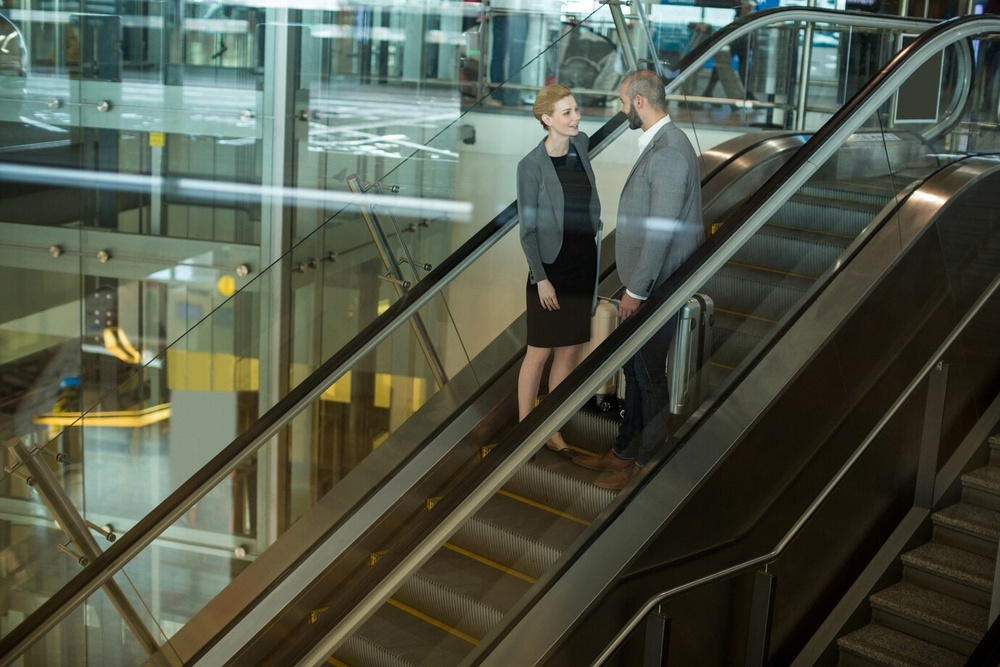
#> input picture tp4/c2.jpg, 1000 x 667 px, shrunk from 1380 x 920 before the run
$ python consigna2.py
#> lines starting #> are read from the running program, lines starting #| are printed output that depends on the picture; after the words box and inside, x2 and y2 are one past the last pixel; in counts of white or black regions, pixels touching at a corner belong together
import cv2
import numpy as np
import matplotlib.pyplot as plt

def hough_transform(image_path, threshold):
    # Cargar la imagen
#> called with image_path = 'c2.jpg', threshold = 100
    image = cv2.imread(image_path, cv2.IMREAD_GRAYSCALE)
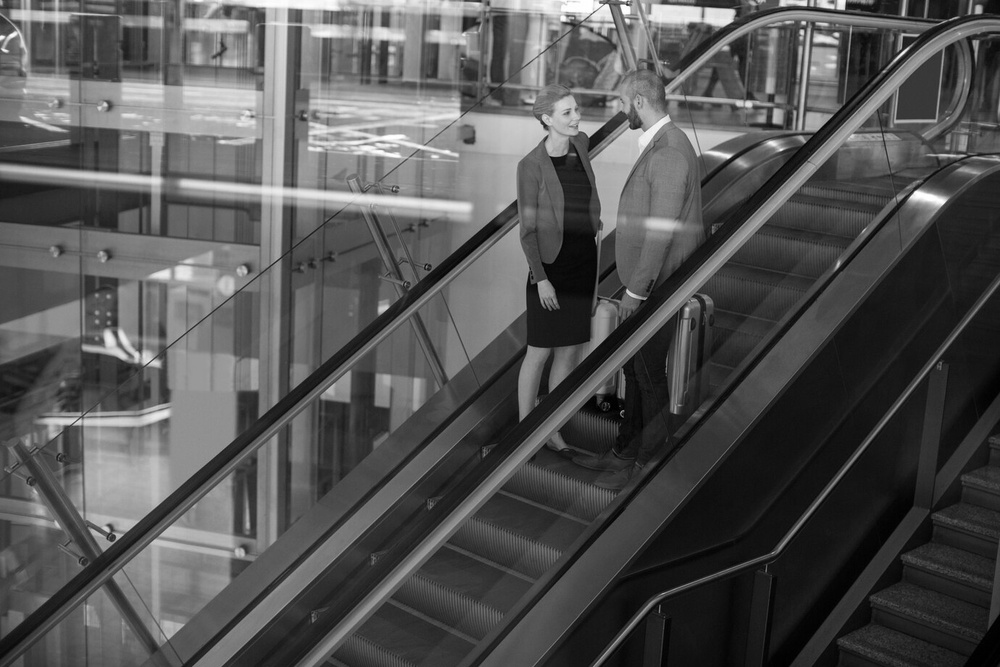
#> image: shape (667, 1000); min 0, max 255, mean 83.7

    # Aplicar el detector de bordes (Canny)
    edges = cv2.Canny(image, 50, 150, apertureSize=3)
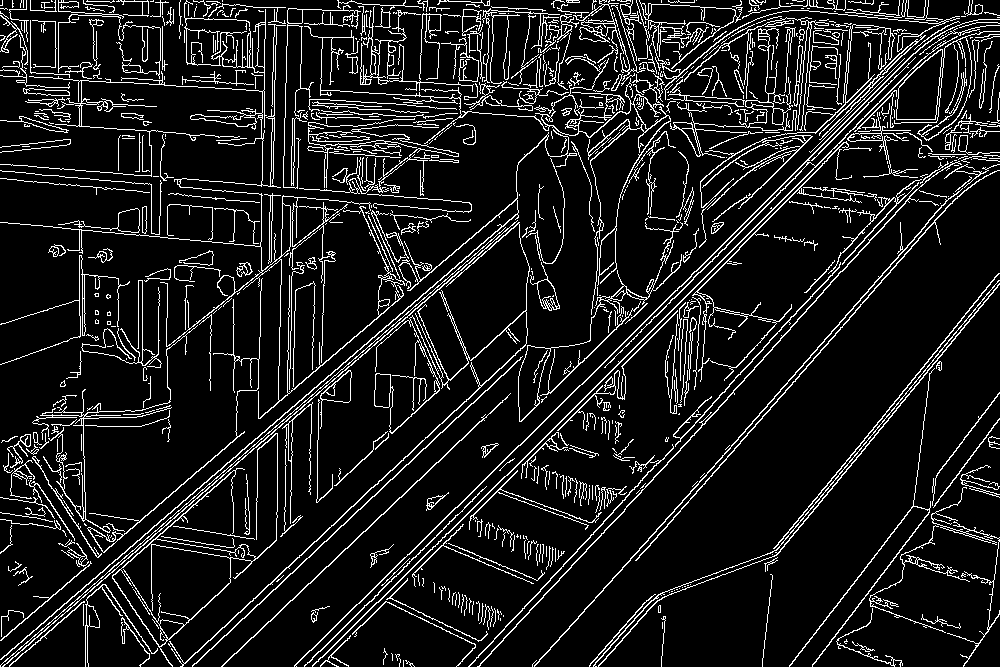
#> edges: shape (667, 1000); 10.6% white in thin lines or dots

    # Aplicar la Transformada de Hough
    lines = cv2.HoughLines(edges, 1, np.pi / 180, threshold)

    # Dibujar las líneas detectadas en la imagen original
    output_image = cv2.cvtColor(image, cv2.COLOR_GRAY2BGR)
    if lines is not None:
        for line in lines:
            rho, theta = line[0]
            a, b = np.cos(theta), np.sin(theta)
            x0, y0 = a * rho, b * rho
            x1, y1 = int(x0 + 1000 * (-b)), int(y0 + 1000 * (a))
            x2, y2 = int(x0 - 1000 * (-b)), int(y0 - 1000 * (a))
            cv2.line(output_image, (x1, y1), (x2, y2), (0, 0, 255), 2)
#> this loop made 7630 passes
#> (rho, theta, a, b, x0, y0, x1, y1) on passes 1 to 3: (694, 0.785, 0.707, 0.707, 490.7, 490.7, -216, 1197), (687, 0.785, 0.707, 0.707, 485.8, 485.8, -221, 1192), (508, 0.855, 0.656, 0.755, 333.3, 383.4, -421, 1039)
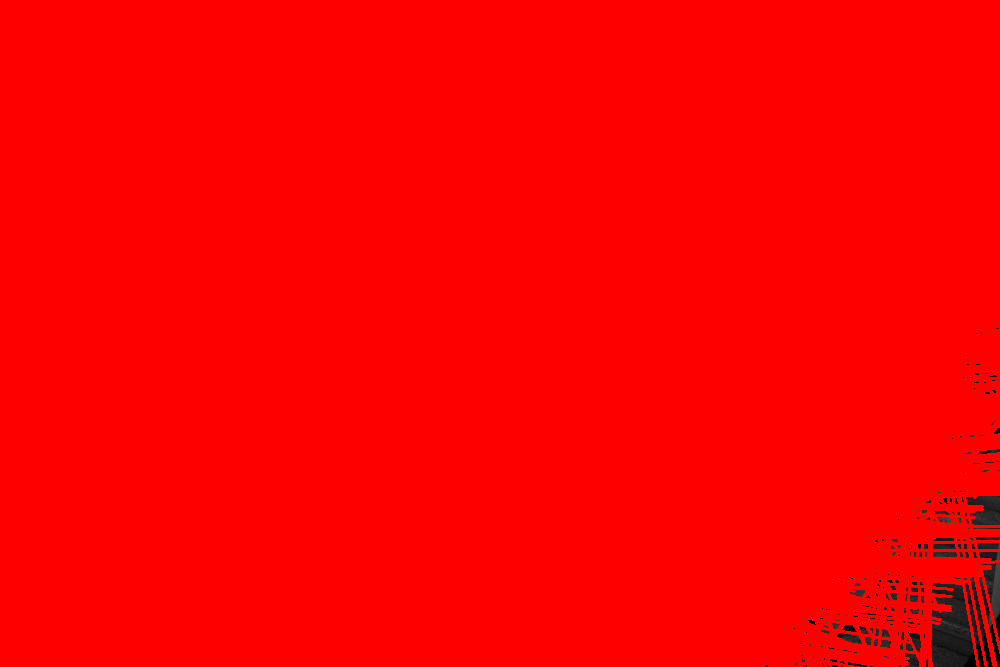
#> output_image: shape (667, 1000, 3); mean B, G, R 0.4, 0.4, 252.2

    return output_image

# Ruta de la imagen de entrada
image_path = 'c2.jpg'  # Reemplaza 'tu_imagen.jpg' con la ruta de tu imagen

# Umbral para la Transformada de Hough (ajustarlo según las necesidades)
threshold_value = 100

# Obtener la imagen con líneas detectadas
result_image = hough_transform(image_path, threshold_value)

# Mostrar la imagen resultante
plt.imshow(cv2.cvtColor(result_image, cv2.COLOR_BGR2RGB))
plt.title('Transformada de Hough de Rectas')
plt.show()

$ run again, with tp4/c3.jpg copied over tp4/c2.jpg
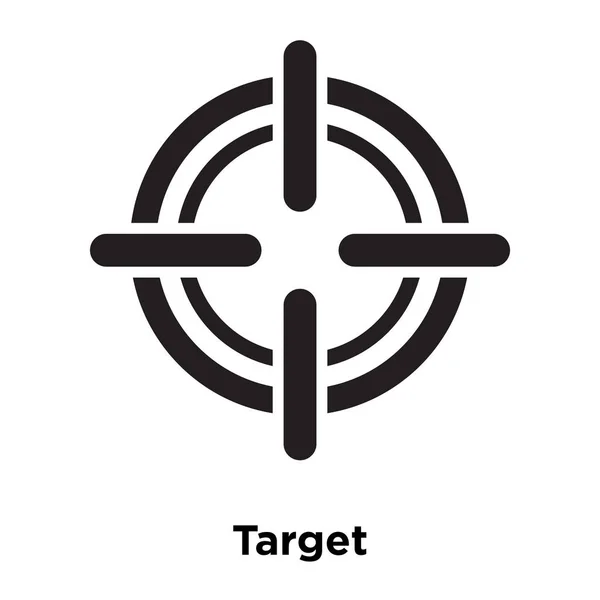
#> input picture tp4/c3.jpg, 600 x 600 px
#> in hough_transform, `edges = cv2.Canny(image, 50, 150, apertureSize=3)`:
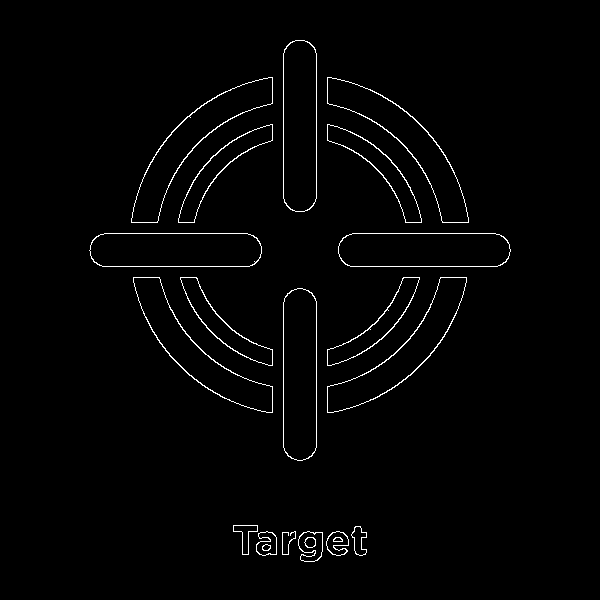
#> edges: shape (600, 600); 1.6% white in thin lines or dots, all inside (x1, y1, x2, y2) = (89, 40, 511, 562)
#> lines = [[266, 1.57], [316, 0], [283, 0], [233, 1.57]]
#> the loop in hough_transform, `for line in lines:` made 4 passes
#> (rho, theta, a, b, x0, y0, x1, y1) on passes 1 to 4: (266, 1.57, -4.37e-08, 1, -1.16e-05, 266, -1000, 265), (316, 0, 1, 0, 316, 0, 316, 1000), (283, 0, 1, 0, 283, 0, 283, 1000), (233, 1.57, -4.37e-08, 1, -1.02e-05, 233, -1000, 232)
#> after the loop in hough_transform, `for line in lines:`:
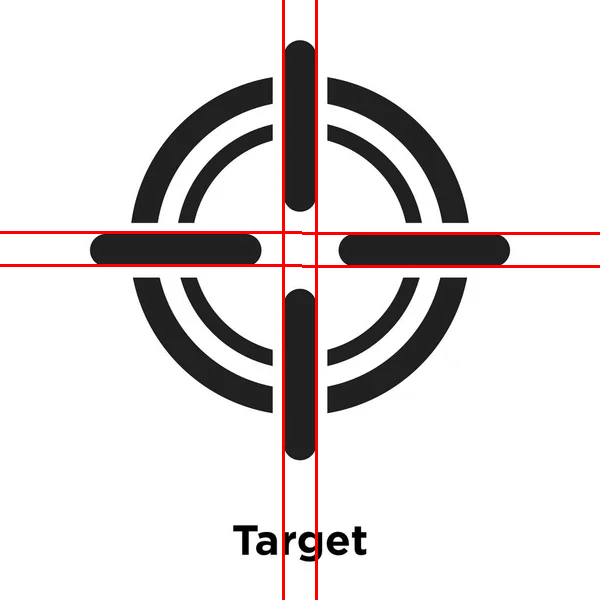
#> output_image: shape (600, 600, 3); mean B, G, R 218.8, 218.8, 223.9
